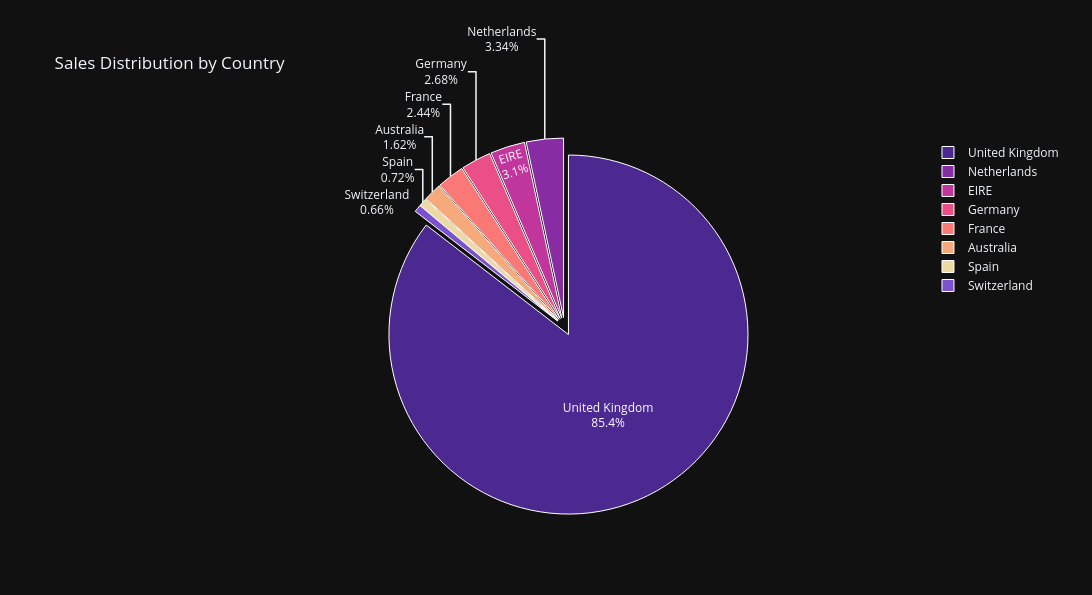

The cell this chart's notebook holds for it:
### Markdown cell above
# Sales Distribution by Country

### Code cell
country_sales = df.groupby("Country")["TotalPrice"].sum().sort_values(ascending=False).head(8)

fig = px.pie(
    values=country_sales.values,
    names=country_sales.index,
    title="Sales Distribution by Country",
    color_discrete_sequence=px.colors.sequential.Agsunset
)

fig.update_traces(
    textinfo="percent+label",
    pull=[0.05]*len(country_sales),
    marker_line_width=1, marker_line_color='white'
)

fig.update_layout(
    template="plotly_dark",
    height=595,
    width=1100
)

fig.show()

### Figure 1 — Plotly figure (JSON) as saved in the notebook; plotly's stock layout.template omitted (floating-point values rounded to 4 significant figures)
{"data": [{"domain": {"x": [0, 1], "y": [0, 1]}, "hovertemplate": "label=%{label}<br>value=%{value}<extra></extra>", "labels": ["United Kingdom", "Netherlands", "EIRE", "Germany", "France", "Australia", "Spain", "Switzerland"], "legendgroup": "", "marker": {"line": {"color": "white", "width": 1}}, "name": "", "pull": [0.05, 0.05, 0.05, 0.05, 0.05, 0.05, 0.05, 0.05], "showlegend": true, "textinfo": "percent+label", "type": "pie", "values": [7308000.0, 285400.0, 265500.0, 228900.0, 209000.0, 138500.0, 61580.0, 56440.0]}], "layout": {"height": 595, "legend": {"tracegroupgap": 0}, "piecolorway": ["rgb(75, 41, 145)", "rgb(135, 44, 162)", "rgb(192, 54, 157)", "rgb(234, 79, 136)", "rgb(250, 120, 118)", "rgb(246, 169, 122)", "rgb(237, 217, 163)"], "title": {"text": "Sales Distribution by Country"}, "width": 1100}}
